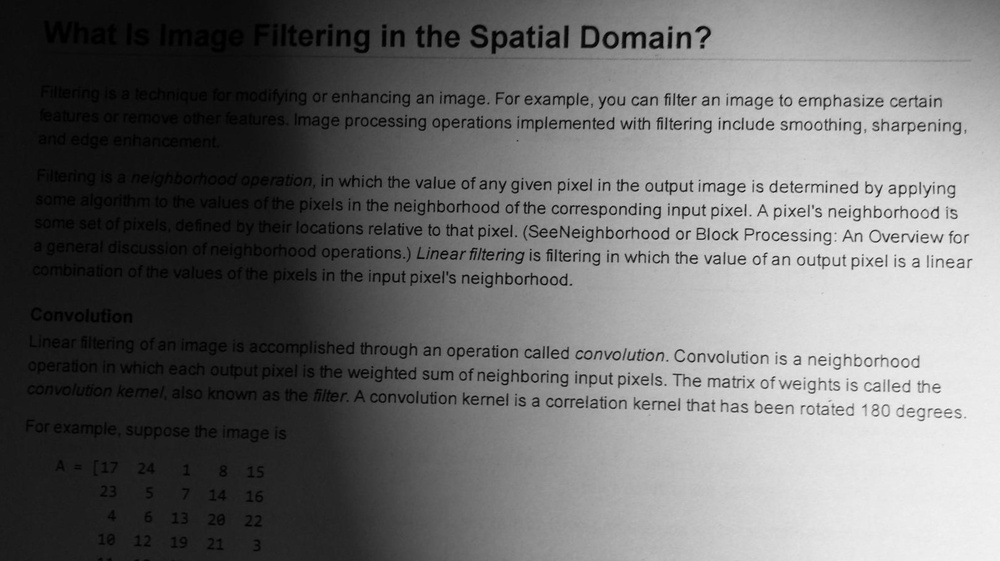
#> input picture TGM_WS_OPENCV/HW1/Image_Segmentation/Test_Image.jpg, 1000 x 561 px, shrunk from 1616 x 906 before the run, found by its file name
$ python Otsu_method.py
#> lines starting #> are read from the running program, lines starting #| are printed output that depends on the picture; after the words box and inside, x2 and y2 are one past the last pixel; in counts of white or black regions, pixels touching at a corner belong together
import cv2
from matplotlib import pyplot as plt


A = cv2.imread('D:/TGM_WS_OPENCV/HW1/Image_Segmentation/Test_Image.jpg', cv2.IMREAD_GRAYSCALE)
#> A is the input picture: shape (561, 1000); min 0, max 255, mean 110.6

thresh, otsu = cv2.threshold(A, 0, 255, cv2.THRESH_BINARY+cv2.THRESH_OTSU)
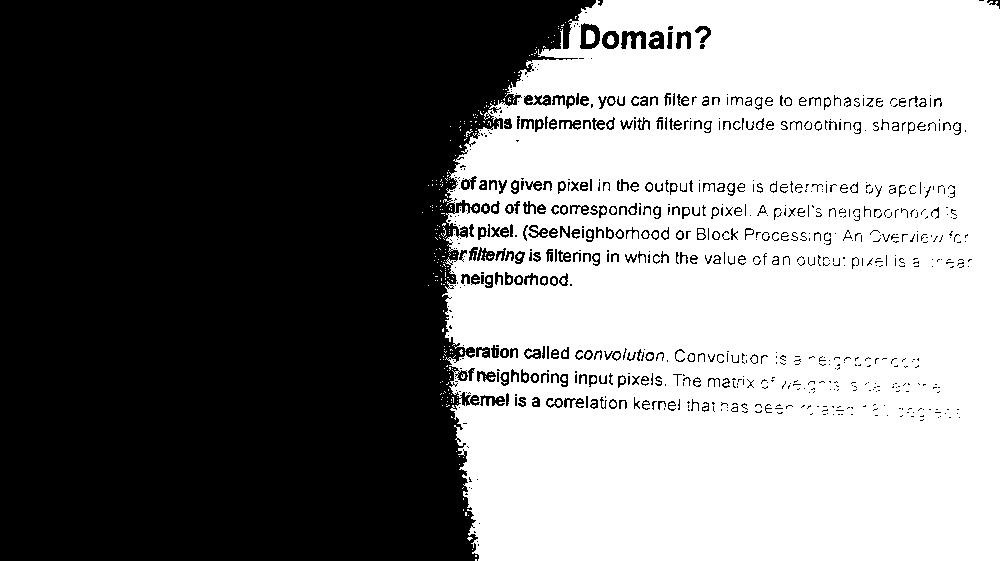
#> otsu: shape (561, 1000); 49.5% white; 320 white regions (280 under 20 px), largest, box (x1, y1, x2, y2) and area: (442, 0, 1000, 561) 275400, (586, 30, 595, 44) 112, (607, 35, 615, 45) 58
#> thresh = 111
cv2.imwrite('otsu.jpg', otsu)

plt.subplot(1, 2, 1)
plt.imshow(A, cmap='gray')
plt.title('Original Image')

plt.subplot(1, 2, 2)
plt.imshow(otsu, cmap='gray')
plt.title('Ostu_Image')
plt.show()
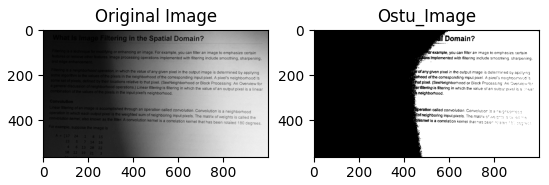
#> figure drawn by matplotlib, 2 panels
